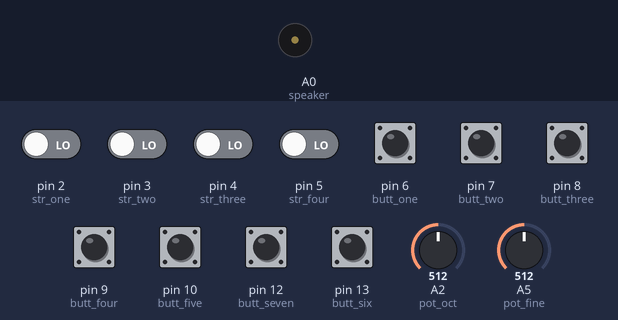
A sketch run on a simulated Arduino Uno, built with avr-gcc and run on an emulated ATmega328P. Parts: buzzer (waves = sounding). The inputs (shaded band) are chosen by the test bench; at power-on: pin 2 (str_one), pin 3 (str_two), pin 4 (str_three), pin 5 (str_four), pin 6 (butt_one), pin 7 (butt_two), pin 8 (butt_three), pin 9 (butt_four), pin 10 (butt_five), pin 12 (butt_seven), pin 13 (butt_six) LOW, A2 (pot_oct) = 512, A5 (pot_fine) = 512.

Above: at 1.2 s.
1.3 s: pin 2 (str_one) driven HIGH
At 1.6 s:
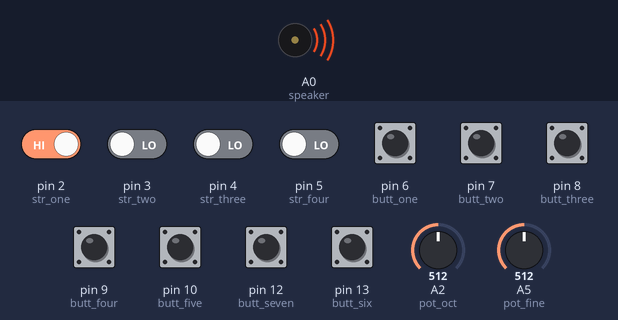
2.8 s: pin 2 (str_one) driven LOW
At 3.9 s:
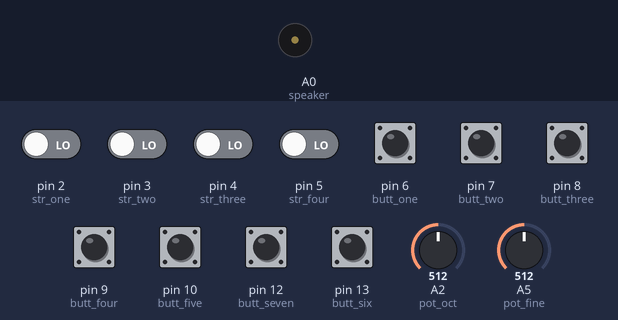
4.3 s: pin 3 (str_two) driven HIGH
At 5.0 s:
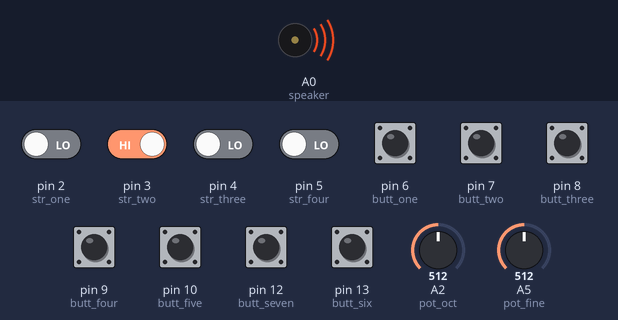
Timing chart, 0 to 7.3 s (numbered marks = the images above; inputs shaded):
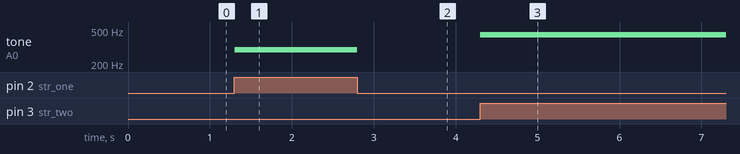

The sketch:

8-bitViolin.ino
```cpp
// List that stores the note values
int notes[29];

// Frequencies of notes starting with G5, G4, and G3 respectively
int notesHigh[] = {392, 416, 440, 466, 494, 524, 554, 588, 622, 660, 698, 740};
int notesMed[] = {196, 208, 220, 233, 247, 262, 277, 294, 311, 330, 349, 370};
int notesLow[] = {98, 104, 110, 117, 124, 131, 139, 147, 156, 165, 175, 185};

// Initialize variables for storing button input values
int str_one_s, str_two_s, str_three_s, str_four_s;
int butt_one_s, butt_two_s, butt_three_s, butt_four_s, butt_five_s, butt_six_s, butt_seven_s;
int pot_oct_v, pot_fine_v;

// Assign Pins
int current_note;
int speaker = A0;

int str_one = 2;
int str_two = 3;
int str_three = 4;
int str_four = 5;

int butt_one = 6;
int butt_two = 7;
int butt_three = 8;
int butt_four = 9;
int butt_five = 10;
int butt_six = 13;
int butt_seven = 12;

int pot_oct = A2;
int pot_fine = A5;

// Setup
void setup() {
  // Determine Pin Mode
  pinMode(str_one, INPUT);
  pinMode(str_two, INPUT);
  pinMode(str_three, INPUT);
  pinMode(str_four, INPUT);

  pinMode(butt_one, INPUT);
  pinMode(butt_two, INPUT);
  pinMode(butt_three, INPUT);
  pinMode(butt_four, INPUT);
  pinMode(butt_five, INPUT);
  pinMode(butt_six, INPUT);
  pinMode(butt_seven, INPUT);

  pinMode(pot_oct, INPUT);
  pinMode(pot_fine, INPUT);

  pinMode(speaker, OUTPUT);
}

// Main Loop
void loop() {

  // Functions for updating Sensory Values and notes pitch
  read_par();
  update_notes(pot_oct_v, pot_fine_v);

  // 4 whiles that loops continuously as one of the 4 str buttons is pressed
  while (str_one_s == 1) {

    // Updates values
    read_par();
    current_note = highest_position();

    // Playes tone from speaker
    tone(speaker, notes[current_note]);
  }

  // Loops repeat 4x for each string
  while (str_two_s == 1) {
    read_par();
    current_note = highest_position() + 7;
    tone(speaker, notes[current_note]);
  }
  while (str_three_s == 1) {
    read_par();
    current_note = highest_position() + 14;
    tone(speaker, notes[current_note]);
  }
  while (str_four_s == 1) {
    read_par();
    current_note = highest_position() + 21;
    tone(speaker, notes[current_note]);
  }

  // No note is played when none of the 4 strings are pressed
  while (str_one_s == 0 and str_two_s == 0 and str_three_s == 0 and str_four_s == 0) {
    read_par();
    noTone(speaker);
  }
}

// Function that re-reads the button and pot values
void read_par() {
  str_one_s = digitalRead(str_one);
  str_two_s = digitalRead(str_two);
  str_three_s = digitalRead(str_three);
  str_four_s = digitalRead(str_four);

  butt_one_s = digitalRead(butt_one);
  butt_two_s = digitalRead(butt_two);
  butt_three_s = digitalRead(butt_three);
  butt_four_s = digitalRead(butt_four);
  butt_five_s = digitalRead(butt_five);
  butt_six_s = digitalRead(butt_six);
  butt_seven_s = digitalRead(butt_seven);

  pot_oct_v = analogRead(pot_oct);
  pot_fine_v = analogRead(pot_fine);
}

// Determines the highest position pressed by left hand (0 = open string, 7 = highest button)
int highest_position() {

  if (butt_seven_s == 1) {
    return (7);
  }
  else if (butt_six_s == 1) {
    return (6);
  }
  else if (butt_five_s == 1) {
    return (5);
  }
  else if (butt_four_s == 1) {
    return (4);
  }
  else if (butt_three_s == 1) {
    return (3);
  }
  else if (butt_two_s == 1) {
    return (2);
  }
  else if (butt_one_s == 1) {
    return (1);
  }
  else {
    return (0);
  }
}

// Function that inputs the octave and fine tuning pegs values to update list of pitches
void update_notes(int pot_oct_v, int pot_fine_v) {
  float add_tone;
  add_tone = map(pot_fine_v, 0, 1023, 0, 1000);

  // Reads value of octave peg and makes the pitches +oct, -oct and oct
  if (pot_oct_v < 341) {
    for (int i = 0; i < 12; i ++) {

      // the * (1 + (add_tone / 1000)) outputs a value from 1 to 2, taking advantage of the
      // fact that F(Hz) * 1 does not change the pitch and F(Hz) * 2 jumps an octave
      notes[i] = notesHigh[i] * (1 + (add_tone / 1000));
    }
  }
  else if (pot_oct_v > 682) {
    for (int i = 0; i < 12; i ++) {
      notes[i] = notesLow[i] * (1 + (add_tone / 1000));
    }
  }
  else {
    for (int i = 0; i < 12; i ++) {
      notes[i] = notesMed[i] * (1 + (add_tone / 1000));
    }
  }

  // filling out the entire range of the instruments of 29 notes using the 12 given pitches
  for (int i = 0; i < 12; i ++) {
    notes[i] = notes[i];
  }

  for (int i = 12; i < 24; i ++) {
    notes[i] = notes[i - 12] * 2;
  }
  for (int i = 24; i < 29; i ++) {
    notes[i] = notes[i - 24] * 4;
  }
}
```

Measured:
- after the input at 1.3 s, tone on A0 (speaker): silent → 294 Hz at once
- after the input at 2.8 s, tone on A0 (speaker): 294 Hz → silent at once
- after the input at 4.3 s, tone on A0 (speaker): silent → 441 Hz at once
